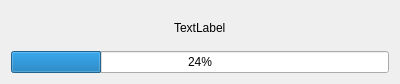
<?xml version="1.0" encoding="UTF-8"?>
<ui version="4.0">
 <class>Progressor</class>
 <widget class="QWidget" name="Progressor">
  <property name="geometry">
   <rect>
    <x>0</x>
    <y>0</y>
    <width>400</width>
    <height>84</height>
   </rect>
  </property>
  <property name="windowTitle">
   <string>Form</string>
  </property>
  <layout class="QVBoxLayout" name="verticalLayout">
   <item alignment="Qt::AlignHCenter">
    <widget class="QLabel" name="title">
     <property name="text">
      <string>TextLabel</string>
     </property>
    </widget>
   </item>
   <item>
    <widget class="QProgressBar" name="bar">
     <property name="value">
      <number>24</number>
     </property>
    </widget>
   </item>
  </layout>
 </widget>
 <resources/>
 <connections/>
</ui>
